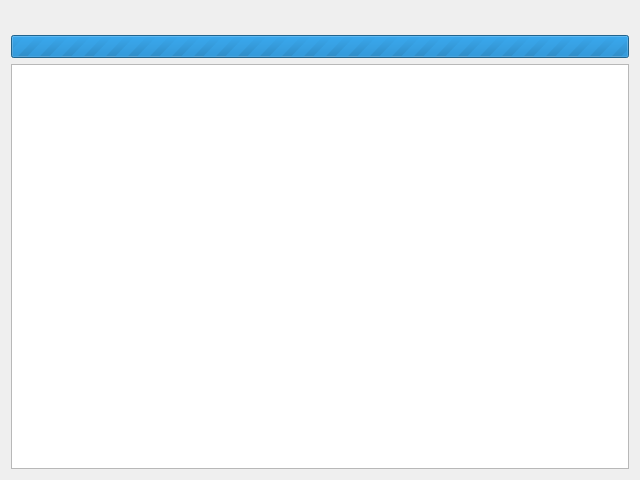
<?xml version="1.0" encoding="UTF-8"?>
<ui version="4.0">
 <class>WorkingStatus</class>
 <widget class="QWidget" name="WorkingStatus">
  <property name="geometry">
   <rect>
    <x>0</x>
    <y>0</y>
    <width>640</width>
    <height>480</height>
   </rect>
  </property>
  <property name="windowTitle">
   <string>Tiến độ thu thập dữ liệu</string>
  </property>
  <layout class="QGridLayout" name="gridLayout">
   <item row="0" column="0">
    <widget class="QLabel" name="label">
     <property name="font">
      <font>
       <pointsize>12</pointsize>
      </font>
     </property>
     <property name="text">
      <string/>
     </property>
    </widget>
   </item>
   <item row="1" column="0">
    <widget class="QProgressBar" name="progressBar">
     <property name="font">
      <font>
       <pointsize>10</pointsize>
      </font>
     </property>
     <property name="maximum">
      <number>0</number>
     </property>
     <property name="value">
      <number>0</number>
     </property>
     <property name="format">
      <string>%v/%m</string>
     </property>
    </widget>
   </item>
   <item row="2" column="0">
    <widget class="QTextBrowser" name="textBrowser">
     <property name="font">
      <font>
       <pointsize>12</pointsize>
      </font>
     </property>
    </widget>
   </item>
  </layout>
 </widget>
 <resources/>
 <connections/>
</ui>
